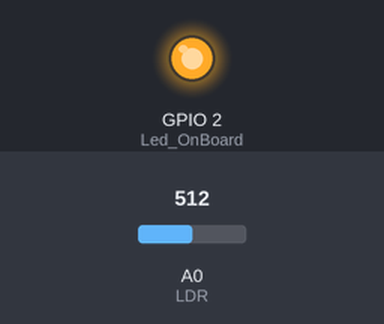
The sketch below on a simulated ESP8266 (NodeMCU). On the bench: output pins drawn as LEDs (lit = HIGH). The inputs (shaded band) are chosen by the test bench; at power-on: A0 (LDR) = 512. WiFi joins after 1.5 s; servers stay silent unless stated; uploads are accepted with an empty reply; what the sketch prints to the serial monitor is not drawn.

Above: at 5.6 s.
At 8.2 s:
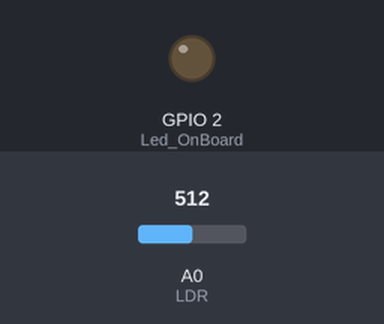
Timing chart, 0 to 10.3 s (numbered marks = the images above):
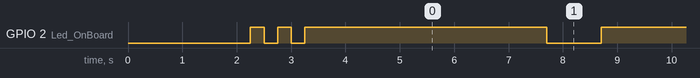

The sketch:

esp.ino
```cpp
#include <ESP8266WiFi.h>
#include <WiFiClient.h>
#include <ESP8266WebServer.h>
#include <ESP8266HTTPClient.h>

int Led_OnBoard = 2;                  // Initialize the Led_OnBoard

const char* ssid = "";                  // Your wifi Name
const char* password = "";          // Your wifi Password

const char *host = ""; //Your pc or server (database) IP, example : 192.168.0.0 , if you are a windows os user, open cmd, then type ipconfig then look at IPv4 Address.

void setup() {
  // put your setup code here, to run once:
  delay(1000);
  pinMode(Led_OnBoard, OUTPUT);       // Initialize the Led_OnBoard pin as an output
  Serial.begin(115200);
  WiFi.mode(WIFI_OFF);        //Prevents reconnection issue (taking too long to connect)
  delay(1000);
  WiFi.mode(WIFI_STA);        //This line hides the viewing of ESP as wifi hotspot

  WiFi.begin(ssid, password);     //Connect to your WiFi router
  Serial.println("");

  Serial.print("Connecting");
  // Wait for connection
  while (WiFi.status() != WL_CONNECTED) {
    digitalWrite(Led_OnBoard, LOW);
    delay(250);
    Serial.print(".");
    digitalWrite(Led_OnBoard, HIGH);
    delay(250);
  }

  digitalWrite(Led_OnBoard, HIGH);
  //If connection successful show IP address in serial monitor
  Serial.println("");
  Serial.println("Connected to Network/SSID");
  Serial.print("IP address: ");
  Serial.println(WiFi.localIP());  //IP address assigned to your ESP
}

void loop() {
  // put your main code here, to run repeatedly:
  HTTPClient http;    //Declare object of class HTTPClient

  String LdrValueSend, postData;
  int ldrvalue=analogRead(A0);  //Read Analog value of LDR
  LdrValueSend = String(ldrvalue);   //String to interger conversion

  //Post Data
  postData = "ldrvalue=" + LdrValueSend;

  http.begin("http://--------/esp8266/InsertDB.php");              //Specify request destination
  http.addHeader("Content-Type", "application/x-www-form-urlencoded");    //Specify content-type header

  int httpCode = http.POST(postData);   //Send the request
  String payload = http.getString();    //Get the response payload

  //Serial.println("LDR Value=" + ldrvalue);
  Serial.println(httpCode);   //Print HTTP return code
  Serial.println(payload);    //Print request response payload
  Serial.println("LDR Value=" + LdrValueSend);

  http.end();  //Close connection

  delay(4000);  //Here there is 4 seconds delay plus 1 second delay below, so Post Data at every 5 seconds
  digitalWrite(Led_OnBoard, LOW);
  delay(1000);
  digitalWrite(Led_OnBoard, HIGH);
}
```

Measured:
- by itself, GPIO 2 (Led_OnBoard): goes LOW 0.25 s, HIGH 0.25 s, LOW 0.25 s, 24 × (HIGH 4.5 s, LOW 1.0 s), then HIGH
